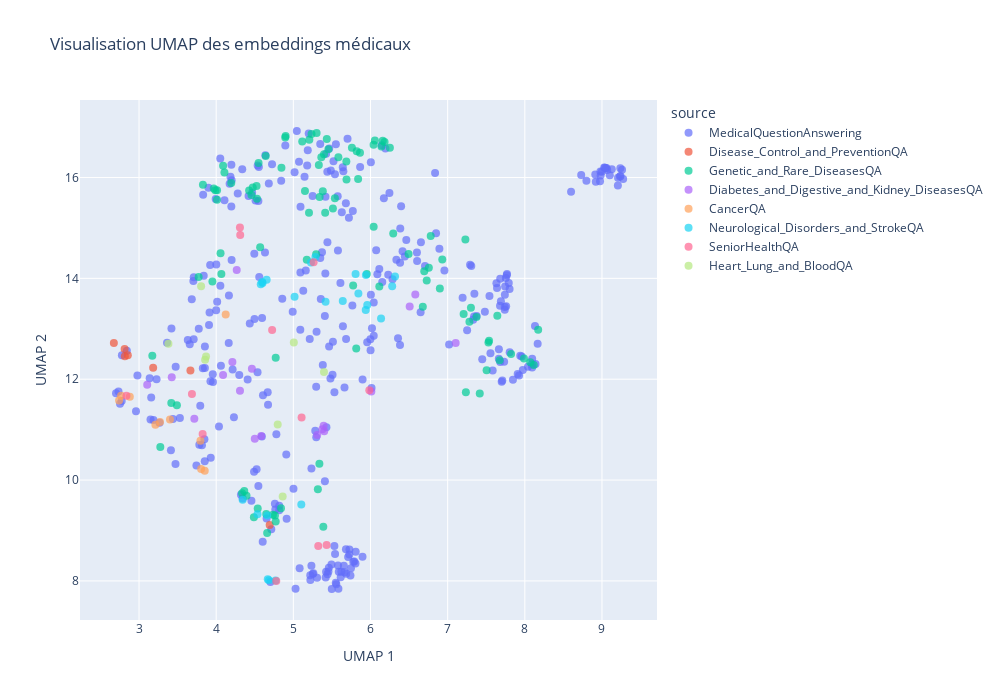

Notebook code for this chart:
### Code cell
# Créer le DataFrame pour la visualisation
viz_df = pd.DataFrame({
    'x': embeddings_2d[:, 0],
    'y': embeddings_2d[:, 1],
    'source': corpus_sample['source_file'].values,
    'question': corpus_sample['Question'].str[:100].values
})

# Visualisation interactive
fig_umap = px.scatter(
    viz_df,
    x='x',
    y='y',
    color='source',
    hover_data=['question'],
    title="Visualisation UMAP des embeddings médicaux",
    labels={'x': 'UMAP 1', 'y': 'UMAP 2'},
    width=1000,
    height=700
)
fig_umap.update_traces(marker=dict(size=8, opacity=0.7))
fig_umap.show()

### Figure 1 — Plotly figure (JSON) as saved in the notebook; plotly's stock layout.template omitted (floating-point values rounded to 4 significant figures; data arrays with more than 128 entries replaced by an {"elided": "..."} marker saying what was removed)
{"data": [{"customdata": {"elided": "317x1 str values"}, "hovertemplate": "source=MedicalQuestionAnswering<br>UMAP 1=%{x}<br>UMAP 2=%{y}<br>question=%{customdata[0]}<extra></extra>", "legendgroup": "MedicalQuestionAnswering", "marker": {"color": "#636efa", "opacity": 0.7, "size": 8, "symbol": "circle"}, "mode": "markers", "name": "MedicalQuestionAnswering", "orientation": "v", "showlegend": true, "type": "scatter", "x": {"elided": "317 float values"}, "xaxis": "x", "y": {"elided": "317 float values"}, "yaxis": "y"}, {"customdata": [["What is (are) Tuberculosis (TB) ?"], ["what diseases are vaccine preventable"], ["How to diagnose Parasites - African Trypanosomiasis (also known as Sleeping Sickness) ?"], ["What is (are) Ehrlichiosis ?"], ["How to diagnose Parasites - Hookworm ?"], ["How to diagnose Parasites - Lice - Head Lice ?"], ["What are the treatments for Parasites - Taeniasis ?"]], "hovertemplate": "source=Disease_Control_and_PreventionQA<br>UMAP 1=%{x}<br>UMAP 2=%{y}<br>question=%{customdata[0]}<extra></extra>", "legendgroup": "Disease_Control_and_PreventionQA", "marker": {"color": "#EF553B", "opacity": 0.7, "size": 8, "symbol": "circle"}, "mode": "markers", "name": "Disease_Control_and_PreventionQA", "orientation": "v", "showlegend": true, "type": "scatter", "x": [3.183, 3.666, 2.816, 2.813, 2.854, 2.673, 4.693], "xaxis": "x", "y": [12.22, 12.17, 12.46, 12.6, 12.47, 12.72, 9.106], "yaxis": "y"}, {"customdata": [["What is (are) Dentatorubral-pallidoluysian atrophy ?"], ["What are the symptoms of Osteogenesis imperfecta type VII ?"], ["What causes Hirschsprung's disease ?"], ["What are the symptoms of Spinocerebellar ataxia 21 ?"], ["What is (are) Spondylospinal thoracic dysostosis ?"], ["What are the symptoms of Hirschsprung disease type d brachydactyly ?"], ["What are the symptoms of Distal myopathy with vocal cord weakness ?"], ["What causes Ehlers-Danlos syndrome, vascular type ?"], ["What causes Relapsing polychondritis ?"], ["What are the symptoms of McKusick Kaufman syndrome ?"], ["What are the treatments for Gray platelet syndrome ?"], ["What causes X-linked dominant scapuloperoneal myopathy ?"], ["What are the symptoms of Autoimmune hemolytic anemia ?"], ["What is (are) Long QT syndrome ?"], ["What are the treatments for Tracheobronchomalacia ?"], ["What are the symptoms of Limb-girdle muscular dystrophy type 2E ?"], ["What is (are) Levator syndrome ?"], ["What are the symptoms of Yemenite deaf-blind hypopigmentation syndrome ?"], ["What are the symptoms of Focal dystonia ?"], ["What are the symptoms of Familial congenital fourth cranial nerve palsy ?"], ["What are the symptoms of Legius syndrome ?"], ["What are the symptoms of Borjeson-Forssman-Lehmann syndrome ?"], ["What are the symptoms of Phacomatosis pigmentovascularis ?"], ["What are the symptoms of Familial amyloidosis, Finnish type ?"], ["What are the symptoms of Chordoma ?"], ["What are the symptoms of Hemophilia B ?"], ["What is (are) Dermal eccrine cylindroma ?"], ["What are the symptoms of Lenz microphthalmia syndrome ?"], ["What is (are) Muscular dystrophy ?"], ["What are the symptoms of Spastic diplegia infantile type ?"], ["What is (are) Williams syndrome ?"], ["Is Marden-Walker syndrome inherited ?"], ["What are the symptoms of Bare lymphocyte syndrome ?"], ["What are the symptoms of Synovial chondromatosis, familial with dwarfism ?"], ["What are the symptoms of Dens in dente and palatal invaginations ?"], ["What are the symptoms of Choroidal dystrophy central areolar ?"], ["What are the symptoms of Spondylometaphyseal dysplasia with dentinogenesis imperfecta ?"], ["What are the symptoms of Preaxial polydactyly type 4 ?"], ["What are the symptoms of Chronic progressive external ophthalmoplegia ?"], ["What are the symptoms of Hypophosphatasia ?"], ["What is (are) Prinzmetal's variant angina ?"], ["What are the symptoms of Amyotrophic lateral sclerosis type 6 ?"], ["What is (are) Lenz microphthalmia syndrome ?"], ["Is Asperger syndrome inherited ?"], ["What is (are) Immunodeficiency with hyper IgM type 1 ?"], ["What are the treatments for Juvenile retinoschisis ?"], ["What are the symptoms of Nasopharyngeal carcinoma ?"], ["What are the symptoms of Spastic paraplegia 14 ?"], ["Is Pyruvate dehydrogenase deficiency inherited ?"], ["What are the treatments for Chromosome 3p- syndrome ?"], ["What are the symptoms of 22q13.3 deletion syndrome ?"], ["What are the treatments for Galactosialidosis ?"], ["What are the symptoms of Leber hereditary optic neuropathy with dystonia ?"], ["What is (are) Ataxia telangiectasia ?"], ["What are the symptoms of Long QT syndrome 8 ?"], ["What are the symptoms of Oto-palato-digital syndrome type 1 ?"], ["What are the symptoms of Kallmann syndrome 5 ?"], ["What causes Rett syndrome ?"], ["What are the symptoms of Gastrocutaneous syndrome ?"], ["What are the treatments for Catamenial pneumothorax ?"], ["Is Muir-Torre syndrome inherited ?"], ["What are the symptoms of Frontofacionasal dysplasia ?"], ["What is (are) Blue cone monochromatism ?"], ["What are the symptoms of Midphalangeal hair ?"], ["What are the symptoms of Limb deficiencies distal with micrognathia ?"], ["What are the symptoms of Epiphyseal dysplasia multiple with early-onset diabetes mellitus ?"], ["What is (are) Septo-optic dysplasia ?"], ["What causes Hereditary lymphedema type II ?"], ["How to diagnose Punctate palmoplantar keratoderma type I ?"], ["How to diagnose Multiple endocrine neoplasia type 1 ?"], ["What is (are) EEC syndrome ?"], ["What are the symptoms of Eisenmenger syndrome ?"], ["What is (are) Littoral cell angioma of the spleen ?"], ["What are the symptoms of Mitochondrial Membrane Protein-Associated Neurodegeneration ?"], ["What are the symptoms of Antisynthetase syndrome ?"], ["What are the symptoms of Cold agglutinin disease ?"], ["What are the symptoms of Osteogenesis imperfecta type III ?"], ["What are the treatments for X-linked agammaglobulinemia ?"], ["How to diagnose Tracheobronchomalacia ?"], ["What are the symptoms of Congenital disorder of glycosylation type I/IIX ?"], ["What is (are) Lichen planus pigmentosus ?"], ["What are the symptoms of Sarcoidosis ?"], ["What are the treatments for Gardner-Diamond syndrome ?"], ["What is (are) Ewing sarcoma ?"], ["What is (are) Gaucher disease ?"], ["What causes Geographic tongue ?"], ["What are the symptoms of Adolescent idiopathic scoliosis ?"], ["What are the symptoms of Amyotrophic lateral sclerosis-parkinsonism/dementia complex 1 ?"], ["What are the treatments for Erythromelalgia ?"], ["What is (are) Mitochondrial neurogastrointestinal encephalopathy syndrome ?"], ["What causes EEC syndrome ?"], ["What is (are) Hemorrhagic shock and encephalopathy syndrome ?"], ["What are the symptoms of Nodular nonsuppurative panniculitis ?"], ["What are the symptoms of Mevalonic aciduria ?"], ["What are the treatments for Mixed connective tissue disease ?"], ["What are the treatments for Sialadenitis ?"], ["What are the treatments for VLCAD deficiency ?"], ["What are the treatments for Charcot-Marie-Tooth disease type 2F ?"], ["How to diagnose Nephrogenic diabetes insipidus ?"], ["Is Nephrogenic diabetes insipidus inherited ?"], ["What are the symptoms of Beare-Stevenson cutis gyrata syndrome ?"], ["What are the symptoms of Bartter syndrome antenatal type 1 ?"], ["Is Familial exudative vitreoretinopathy inherited ?"], ["How to diagnose 11-beta-hydroxylase deficiency ?"]], "hovertemplate": "source=Genetic_and_Rare_DiseasesQA<br>UMAP 1=%{x}<br>UMAP 2=%{y}<br>question=%{customdata[0]}<extra></extra>", "legendgroup": "Genetic_and_Rare_DiseasesQA", "marker": {"color": "#00cc96", "opacity": 0.7, "size": 8, "symbol": "circle"}, "mode": "markers", "name": "Genetic_and_Rare_DiseasesQA", "orientation": "v", "showlegend": true, "type": "scatter", "x": [6.78, 4.427, 7.207, 5.207, 8.173, 5.33, 4.895, 7.373, 7.644, 4.011, 4.84, 7.529, 4.57, 6.899, 4.336, 5.115, 4.771, 3.828, 6.04, 5.759, 5.363, 4.195, 5.203, 5.295, 6.056, 5.689, 6.041, 4.107, 5.388, 5.687, 6.756, 8.116, 5.341, 5.584, 5.821, 5.864, 4.458, 5.398, 5.174, 5.953, 5.815, 5.434, 6.493, 8.071, 5.538, 4.66, 6.183, 5.454, 7.674, 4.771, 4.846, 4.735, 5.236, 6.729, 6.158, 3.989, 6.142, 7.282, 5.151, 4.364, 7.822, 3.969, 6.295, 6.251, 4.089, 4.523, 6.697, 7.537, 5.513, 3.276, 6.93, 3.773, 3.491, 4.9, 4.056, 4.067, 4.473, 5.318, 3.172, 5.839, 5.413, 3.951, 4.761, 3.418, 6.678, 7.23, 4.529, 5.301, 4.538, 6.114, 7.302, 5.775, 5.382, 4.642, 4.649, 4.393, 5.338, 4.489, 7.236, 7.505, 4.01, 4.549, 7.989, 7.416], "xaxis": "x", "y": [14.84, 15.74, 13.3, 16.75, 12.98, 16.25, 16.79, 13.23, 13.26, 15.75, 9.441, 12.73, 14.62, 13.8, 9.738, 16.72, 12.43, 15.85, 16.65, 16.59, 16.4, 15.89, 15.3, 14.48, 16.74, 15.96, 15.03, 16.1, 9.074, 16.32, 14.21, 12.28, 15.62, 16.4, 16.52, 16.49, 15.65, 16.46, 14.37, 14.09, 12.61, 16.76, 14.48, 12.34, 15.59, 8.952, 16.7, 16.56, 12.37, 9.177, 16.19, 9.311, 16.86, 13.96, 16.73, 15.75, 16.61, 13.14, 15.73, 9.783, 12.5, 15.78, 14.89, 16.59, 16.23, 15.83, 14.14, 12.76, 15.38, 10.66, 14.37, 14.03, 11.48, 16.82, 14.5, 14.09, 15.8, 9.817, 12.47, 15.97, 15.3, 13.94, 9.298, 11.53, 13.44, 14.77, 15.58, 16.88, 9.435, 13.84, 13.41, 13.86, 15.73, 16.43, 9.325, 9.687, 10.32, 9.265, 11.74, 12.18, 15.56, 16.29, 12.41, 11.72], "yaxis": "y"}, {"customdata": [["What to do for Whipple Disease ?"], ["What is (are) Hashimoto's Disease ?"], ["What is (are) Proctitis ?"], ["How to prevent Diarrhea ?"], ["How to diagnose Zollinger-Ellison Syndrome ?"], ["How to diagnose What I need to know about My Child's Urinary Tract Infection ?"], ["What causes Causes of Diabetes ?"], ["How to diagnose Treatment Methods for Kidney Failure: Hemodialysis ?"], ["What is (are) Graves' Disease ?"], ["How to diagnose What I need to know about Cirrhosis ?"], ["What is (are) What I need to know about Gestational Diabetes ?"], ["What to do for IgA Nephropathy ?"], ["What are the symptoms of Gas in the Digestive Tract ?"], ["What to do for What I need to know about My Child's Urinary Tract Infection ?"], ["Who is at risk for Smoking and the Digestive System? ?"], ["What causes Growth Failure in Children with Chronic Kidney Disease ?"], ["What is (are) Nutrition for Advanced Chronic Kidney Disease in Adults ?"], ["What is (are) Kidney Failure: Eat Right to Feel Right on Hemodialysis ?"]], "hovertemplate": "source=Diabetes_and_Digestive_and_Kidney_DiseasesQA<br>UMAP 1=%{x}<br>UMAP 2=%{y}<br>question=%{customdata[0]}<extra></extra>", "legendgroup": "Diabetes_and_Digestive_and_Kidney_DiseasesQA", "marker": {"color": "#ab63fa", "opacity": 0.7, "size": 8, "symbol": "circle"}, "mode": "markers", "name": "Diabetes_and_Digestive_and_Kidney_DiseasesQA", "orientation": "v", "showlegend": true, "type": "scatter", "x": [4.21, 6.581, 4.463, 4.089, 3.106, 4.583, 7.104, 5.309, 6.508, 3.424, 6.01, 4.266, 4.308, 4.5, 3.717, 5.4, 5.376, 5.393], "xaxis": "x", "y": [12.34, 13.68, 12.21, 12.08, 11.89, 10.88, 12.72, 10.9, 13.44, 12.04, 11.76, 14.17, 11.77, 10.82, 11.22, 10.97, 11.01, 11.08], "yaxis": "y"}, {"customdata": [["What are the treatments for Pituitary Tumors ?"], ["How to diagnose Childhood Non-Hodgkin Lymphoma ?"], ["How to diagnose Pituitary Tumors ?"], ["What is (are) Laryngeal Cancer ?"], ["Is Ovarian Epithelial, Fallopian Tube, and Primary Peritoneal Cancer inherited ?"], ["How to diagnose Childhood Brain and Spinal Cord Tumors ?"], ["What are the symptoms of Childhood Acute Myeloid Leukemia and Other Myeloid Malignancies ?"], ["What is (are) Ovarian Epithelial, Fallopian Tube, and Primary Peritoneal Cancer ?"], ["What is the outlook for Melanoma ?"], ["What are the treatments for Paranasal Sinus and Nasal Cavity Cancer ?"]], "hovertemplate": "source=CancerQA<br>UMAP 1=%{x}<br>UMAP 2=%{y}<br>question=%{customdata[0]}<extra></extra>", "legendgroup": "CancerQA", "marker": {"color": "#FFA15A", "opacity": 0.7, "size": 8, "symbol": "circle"}, "mode": "markers", "name": "CancerQA", "orientation": "v", "showlegend": true, "type": "scatter", "x": [3.804, 2.88, 2.767, 3.401, 3.212, 2.741, 4.123, 3.271, 3.796, 3.851], "xaxis": "x", "y": [10.22, 11.65, 11.67, 11.2, 11.1, 11.58, 13.28, 11.15, 10.78, 10.18], "yaxis": "y"}, {"customdata": [["what research (or clinical trials) is being done for Tropical Spastic Paraparesis ?"], ["What is (are) Kuru ?"], ["What is (are) Friedreich's Ataxia ?"], ["What is (are) Barth Syndrome ?"], ["What is (are) Niemann-Pick Disease ?"], ["What is the outlook for Central Pain Syndrome ?"], ["What are the treatments for Vasculitis Syndromes of the Central and Peripheral Nervous Systems ?"], ["What is (are) Shaken Baby Syndrome ?"], ["What is (are) Megalencephaly ?"], ["What is the outlook for Leukodystrophy ?"], ["What is the outlook for Binswanger's Disease ?"], ["What are the treatments for Mitochondrial Myopathy ?"], ["What is (are) Neuronal Migration Disorders ?"], ["What is (are) Neuroleptic Malignant Syndrome ?"], ["what research (or clinical trials) is being done for Encephalopathy ?"], ["What is the outlook for Piriformis Syndrome ?"], ["what research (or clinical trials) is being done for Colpocephaly ?"], ["What is the outlook for Neuromyelitis Optica ?"], ["What are the treatments for Carpal Tunnel Syndrome ?"], ["What is (are) Restless Legs Syndrome ?"], ["What is the outlook for Sandhoff Disease ?"], ["What is the outlook for Moyamoya Disease ?"], ["What is (are) Multiple Sclerosis ?"], ["What are the treatments for Paresthesia ?"]], "hovertemplate": "source=Neurological_Disorders_and_StrokeQA<br>UMAP 1=%{x}<br>UMAP 2=%{y}<br>question=%{customdata[0]}<extra></extra>", "legendgroup": "Neurological_Disorders_and_StrokeQA", "marker": {"color": "#19d3f3", "opacity": 0.7, "size": 8, "symbol": "circle"}, "mode": "markers", "name": "Neurological_Disorders_and_StrokeQA", "orientation": "v", "showlegend": true, "type": "scatter", "x": [4.769, 5.958, 5.843, 6.137, 5.938, 4.596, 4.535, 5.94, 6.318, 4.578, 5.807, 5.103, 6.281, 5.64, 4.684, 4.601, 4.668, 5.228, 4.662, 5.417, 4.654, 5.016, 5.286, 4.343], "xaxis": "x", "y": [8.007, 13.47, 13.7, 13.21, 13.37, 13.93, 9.321, 14.07, 14.04, 13.88, 14.08, 9.517, 13.84, 13.55, 8.014, 13.91, 8.032, 14.32, 9.298, 13.53, 13.97, 13.64, 14.42, 9.611], "yaxis": "y"}, {"customdata": [["What is (are) Medicare and Continuing Care ?"], ["What are the symptoms of Colorectal Cancer ?"], ["What is (are) Stroke ?"], ["What are the symptoms of Rheumatoid Arthritis ?"], ["What are the symptoms of Osteoarthritis ?"], ["What is (are) Skin Cancer ?"], ["What is (are) Medicare and Continuing Care ?"], ["What is (are) Low Vision ?"], ["How to diagnose Paget's Disease of Bone ?"], ["What is (are) Leukemia ?"], ["What is (are) High Blood Pressure ?"], ["What is (are) Diabetes ?"]], "hovertemplate": "source=SeniorHealthQA<br>UMAP 1=%{x}<br>UMAP 2=%{y}<br>question=%{customdata[0]}<extra></extra>", "legendgroup": "SeniorHealthQA", "marker": {"color": "#FF6692", "opacity": 0.7, "size": 8, "symbol": "circle"}, "mode": "markers", "name": "SeniorHealthQA", "orientation": "v", "showlegend": true, "type": "scatter", "x": [5.432, 3.686, 4.778, 4.311, 4.308, 3.824, 5.323, 5.262, 2.837, 4.725, 5.107, 5.984], "xaxis": "x", "y": [8.711, 11.71, 8.0, 14.86, 15.01, 10.92, 8.694, 14.32, 11.67, 12.97, 11.24, 11.78], "yaxis": "y"}, {"customdata": [["Who is at risk for Hypersensitivity Pneumonitis? ?"], ["How to prevent Angina ?"], ["What are the treatments for Idiopathic Pulmonary Fibrosis ?"], ["How to diagnose Childhood Interstitial Lung Disease ?"], ["What are the symptoms of Idiopathic Pulmonary Fibrosis ?"], ["How to diagnose Thrombocythemia and Thrombocytosis ?"], ["What is (are) Heart Attack ?"], ["Who is at risk for Bronchitis? ?"]], "hovertemplate": "source=Heart_Lung_and_BloodQA<br>UMAP 1=%{x}<br>UMAP 2=%{y}<br>question=%{customdata[0]}<extra></extra>", "legendgroup": "Heart_Lung_and_BloodQA", "marker": {"color": "#B6E880", "opacity": 0.7, "size": 8, "symbol": "circle"}, "mode": "markers", "name": "Heart_Lung_and_BloodQA", "orientation": "v", "showlegend": true, "type": "scatter", "x": [3.856, 4.797, 4.862, 3.381, 3.804, 5.006, 5.397, 3.869], "xaxis": "x", "y": [12.39, 11.1, 9.673, 12.7, 13.84, 12.73, 12.14, 12.45], "yaxis": "y"}], "layout": {"height": 700, "legend": {"title": {"text": "source"}, "tracegroupgap": 0}, "title": {"text": "Visualisation UMAP des embeddings médicaux"}, "width": 1000, "xaxis": {"anchor": "y", "domain": [0, 1], "title": {"text": "UMAP 1"}}, "yaxis": {"anchor": "x", "domain": [0, 1], "title": {"text": "UMAP 2"}}}}
